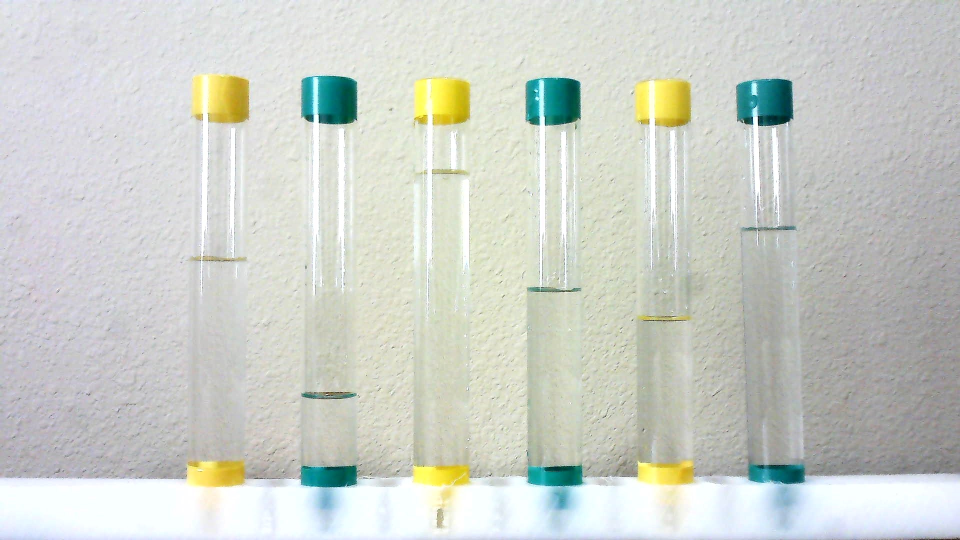
#> input picture images/markers.jpg, 1920 x 1080 px, found by its file name (shown at 1/2 size)
$ python playground.py
#> lines starting #> are read from the running program, lines starting #| are printed output that depends on the picture; after the words box and inside, x2 and y2 are one past the last pixel; in counts of white or black regions, pixels touching at a corner belong together
#> further down, image is the input picture: shape (1080, 1920, 3); mean B, G, R 201.6, 208.5, 204.7
### image_processing/marker.py
import cv2, json, os, datetime
import numpy as np
import random as rand

from example_output import GenerateOutput

#constants
min_contour_size = 110 # 0 - 500?
hsv_value = 200 # 0 - 255
scale = 2
cushion = 7
k_blur = 25
edge_blur = 1


def angle(line):
    x1, y1, x2, y2 = line[0]
    x_diff = x1 - x2
    y_diff = y1 - y2
    radians = np.arctan2(x_diff, y_diff)
    return np.abs(np.degrees(radians))


def find_water_lvls(img, areas_of_interest):
    # img_points is a 2d array of 'AREAS' of Interest
    percents = []
    # for each area of interest
    for points in areas_of_interest:
        try:
            percent = find_water_lvl(img, points)
            percents.append(percent)
        except:
            print("error detecting water lvl, adding 0 to : " + str(percents))
            percents.append(int(0))

    try:
      current_time = datetime.datetime.now().strftime("%Y-%m-%d %H:%M:%S")
      if( os.stat("data.json").st_size == 0):
        with open("data.json", "w") as outfile:
          # json.dump([[current_time, GenerateOutput(20)]], outfile, indent=2) # Use this for fake data
          json.dump([[current_time, percents]], outfile, indent=2) # Use this for real data
      else:
        with open("data.json") as outfile:
          old_data = json.load(outfile)
        # new_data = [[current_time, GenerateOutput(20)]] # Use this for fake data
        new_data = [[current_time, percents]] # Use this for real data

        # old_data.append(new_data)  # Leaving this here because it cost me 3 hours.

        old_data = new_data + old_data

        with open("data.json", "w") as outfile:
          json.dump(old_data, outfile, indent=2)
    except:
      print("Error handling JSON")


    return percents


def find_water_lvl(img, points):

    # points represents area of interest
    # i.e. under top marker and above bottom marker
    pts_one = np.float32([[points[0], points[1]],  # leftX  topY
                          [points[2], points[1]],  # rightX topY
                          [points[0], points[3]],  # leftX  btmY
                          [points[2], points[3]]])  # rightX btmY

    x_diff = points[2] - points[0]
    y_diff = points[3] - points[1]

    pts_two = np.float32([[0, 0],
                          [x_diff, 0],
                          [0, y_diff],
                          [x_diff, y_diff]])

    matrix = cv2.getPerspectiveTransform(pts_one, pts_two)
    tube = cv2.warpPerspective(np.copy(img), matrix, (x_diff, y_diff))

    # get edges on the tube (cropped image)
    # might need gray scale/median filter?
    tube_blur = cv2.medianBlur(tube, edge_blur)
    edges = cv2.Canny(tube_blur, 50, 150)
    lines = cv2.HoughLinesP(edges, 1, np.pi / 180, 15, minLineLength=(0.1 * x_diff))

    if lines is not None:
        for line in lines:
            #only find one line that fits criteria
            if 85 <= angle(line) <= 100:
                x1, y1, x2, y2 = line[0]

                # DEBUG PURPOSE #
                # cv2.line(display_img, (points[0], y1+points[1]), (x2+points[0], y2+points[1]), (255, 0, 0), 5)

                img_topY = points[1]
                img_btmY = points[3]

                lvl = round(((y1 + y2) / 2) / (img_btmY - img_topY), 4)
                percent = round(1 - lvl, 4)
                if percent is None:
                    return 0.0
                return percent
        return 0.0
    else:
        print("No lines detected")
        return 0.0


def find_areas_of_interest(markers, avg_y):
    cropping_points = []
    for i in range(0, len(markers), 2):
        top_marker = -1
        btm_marker = -1

        # if markers[i] y is greater than avg_y (i is lower in image)
        # then top_marker gets markers[ i + 1 ]
        if markers[i][1] > avg_y:
            top_marker = markers[i + 1]
            btm_marker = markers[i]
        else:
            top_marker = markers[i]
            btm_marker = markers[i + 1]

        # determine range of x
        left_x = min(top_marker[0], btm_marker[0])
        right_x = max(top_marker[2] + top_marker[0], btm_marker[2] + btm_marker[0])

        # determine range of y
        # the plus/minus 1 can be removed, but canny is
        # picking up the edges of the markers
        top_y = top_marker[1] + top_marker[3] + cushion
        btm_y = btm_marker[1] - cushion

        # DEBUG PURPOSE #
        #cv2.rectangle(display_img, (left_x, top_y), (right_x, btm_y), (0, 255, 255), 3)

        cropping_points.append((left_x, top_y, right_x, btm_y))

    return cropping_points


def process_image(img, hardcoded_image = False, should_return_image = False):
#> called with hardcoded_image = False, should_return_image = False
    if (hardcoded_image):
      img = cv2.imread('images/markers.jpg')

    display_img = img.copy()
    dim = (int(scale * img.shape[1]), int(scale * img.shape[0]))
#> dim = (3840, 2160)

    blur = cv2.medianBlur(img, k_blur)

    hsv_lower = (0, 0, hsv_value)
    hsv_upper = (179, 255, 255)

    mask = cv2.inRange(blur, hsv_lower, hsv_upper)
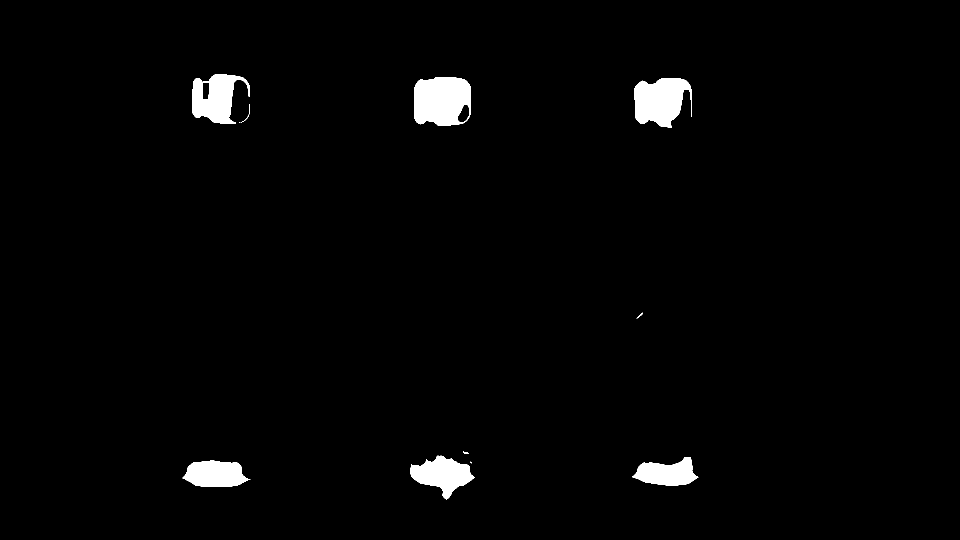
#> mask: shape (1080, 1920) (shown at 1/2 size); 2% white; 11 white regions (2 under 20 px)

    # DEBUG PURPOSE #
    # cv2.imshow("Mask", cv2.resize(mask, dim))

    contours, hierarchy = cv2.findContours(mask, cv2.RETR_LIST, cv2.CHAIN_APPROX_NONE)
#> contours = 13 contours, 4 with area under 20; largest, box (x1, y1, x2, y2) and area: (828, 154, 942, 252) 9778, (1268, 156, 1383, 255) 7953, (384, 149, 499, 247) 6908, (820, 911, 950, 999) 5884, (365, 921, 501, 974) 5206

    # find average area of contours
    avg_area = 0
    for contour in contours:
        area = cv2.contourArea(contour)
        avg_area += area
#> this loop made 13 passes
#> (area, avg_area) on passes 2, 3, 4, 6, 8, 10, 11, 12, 13: (5206.5, 5209), (4660, 9869), (5884.5, 15753.5), (22.5, 15795.5), (597.5, 16393), (476, 16877.5), (7953, 24830.5), (9778, 34608.5), (6908.5, 41517)
#> after the loop, avg_area = 41517

    # calc avg area
    num_contours = len(contours)
#> num_contours = 13
    if len(contours) <= 0:
        num_contours = 1
    avg_area = int(avg_area / num_contours)
#> avg_area = 3193

    # filter by area and find average y
    filtered_contours = []
    avg_y = 0
    for contour in contours:
        if cv2.contourArea(contour) > .5 * avg_area:
            rect = cv2.boundingRect(contour)
            # rect = (topX, topY, topX + this, topY + this)
            avg_y += int((rect[1] + rect[3] + rect[1]) / 2)
            filtered_contours.append(rect)
#> this loop made 13 passes
#> (rect, avg_y) on passes 2, 3, 4, 11, 12, 13: ((365, 921, 136, 53), 947), ((1264, 914, 133, 57), 1889), ((820, 911, 130, 88), 2844), ((1268, 156, 115, 99), 3049), ((828, 154, 114, 98), 3252), ((384, 149, 115, 98), 3450)
#> contour on pass 7: [[478, 245], [479, 245]]
#> after the loop, avg_y = 3450; filtered_contours = [(365, 921, 136, 53), (1264, 914, 133, 57), (820, 911, 130, 88), (1268, 156, 115, 99), (828, 154, 114, 98), (384, 149, 115, 98)]

    # calc avg y
    if len(filtered_contours) <= 0:
        filtered_contours.append(1)
    avg_y = int(avg_y / len(filtered_contours))
#> avg_y = 575

    # [25 lines of commented-out code are left out]
    dtype = [('TopX', int), ('TopY', int), ('BottomX', int), ('BottomY', int)]
    markers = np.array(filtered_contours, dtype=dtype)
    markers = np.sort(markers, order='TopX')

    # [10 lines of commented-out code are left out]

    water_lvl_percents = [0.0]

    try:
      # find points to crop tubes
      areas_of_interest = find_areas_of_interest(markers, avg_y)
#> the loop in find_areas_of_interest, `for i in range(0, len(markers), 2):` made 3 passes
#> (left_x, right_x, top_y, btm_y) on passes 1 to 2: (365, 501, 254, 914), (820, 950, 259, 904)
#> (i, left_x, right_x, top_y, btm_y) on pass 3: (4, 1264, 1397, 262, 907)
#> after the loop in find_areas_of_interest, `for i in range(0, len(markers), 2):`: cropping_points = [(365, 254, 501, 914), (820, 259, 950, 904), (1264, 262, 1397, 907)]
#> areas_of_interest has the same summary as cropping_points in find_areas_of_interest
    except:
      print("Error finding areas of interest")
      if should_return_image:
          return display_img
      else:
          return water_lvl_percents

    try:
      # try and find water lvls
      water_lvl_percents = find_water_lvls(img, areas_of_interest)
#> the loop in find_water_lvls, `for points in areas_of_interest:` made 3 passes
#> (points, pts_one in find_water_lvl, pts_two in find_water_lvl) on passes 1, 3: ((365, 254, 501, 914), [[365, 254], [501, 254], [365, 914], [501, 914]], [[0, 0], [136, 0], [0, 660], [136, 660]]), ((1264, 262, 1397, 907), [[1264, 262], [1397, 262], [1264, 907], [1397, 907]], [[0, 0], [133, 0], [0, 645], [133, 645]])
#> (points, pts_one in find_water_lvl, pts_two in find_water_lvl, matrix in find_water_lvl) on pass 2: ((820, 259, 950, 904), [[820, 259], [950, 259], [820, 904], [950, 904]], [[0, 0], [130, 0], [0, 645], [130, 645]], [[1, 2.66e-17, -820], [0, 1, -259], [-1.69e-19, 0, 1]])
#> pass 1, in find_water_lvl, `tube = cv2.warpPerspective(np.copy(img), matrix, (x_diff, y_diff))`:
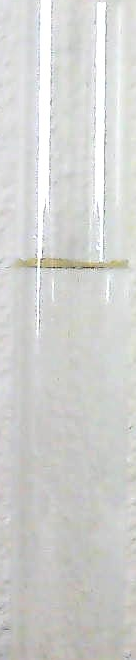
#> tube: shape (660, 136, 3); mean B, G, R 208.1, 210.3, 209.8
#> pass 1, in find_water_lvl, `edges = cv2.Canny(tube_blur, 50, 150)`:
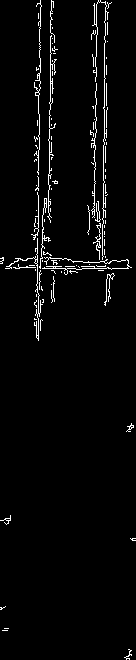
#> edges: shape (660, 136); 3% white in thin lines or dots
#> pass 2, in find_water_lvl (call 2), `tube = cv2.warpPerspective(np.copy(img), matrix, (x_diff, y_diff))`:
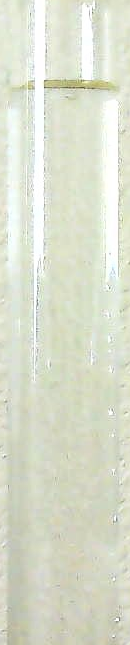
#> tube: shape (645, 130, 3); mean B, G, R 205.6, 223, 219
#> pass 2, in find_water_lvl (call 2), `edges = cv2.Canny(tube_blur, 50, 150)`:
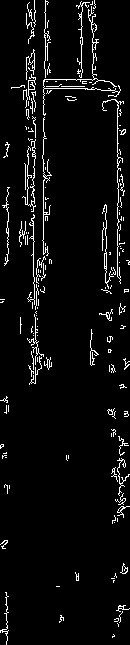
#> edges: shape (645, 130); 4.8% white in thin lines or dots
#> after the loop in find_water_lvls, `for points in areas_of_interest:`: percents = [0.603, 0.864, 0.411]
#> water_lvl_percents = [0.603, 0.864, 0.411]
      # print(water_lvl_percents)
    except:
      print("Error find water levels")
      if should_return_image:
          return display_img
      else:
          return water_lvl_percents

    try:
      #try and draw text on img
      for index, points in enumerate(areas_of_interest):
        (topX, topY, btmX, btmY) = points

        # Write the percentage over the test tube
        cv2.putText(
          display_img,
          "{}%".format(str(round(water_lvl_percents[index] * 100, 2))),
          (
            int(topX), # Align left
            int(topY + ((1-water_lvl_percents[index])*((topY + btmY) * .5))) # Put text on water line
          ),
          cv2.FONT_HERSHEY_SIMPLEX,
          0.9,
          (0, 0, 255),
          2,
          cv2.LINE_AA
        )
#> this loop made 3 passes
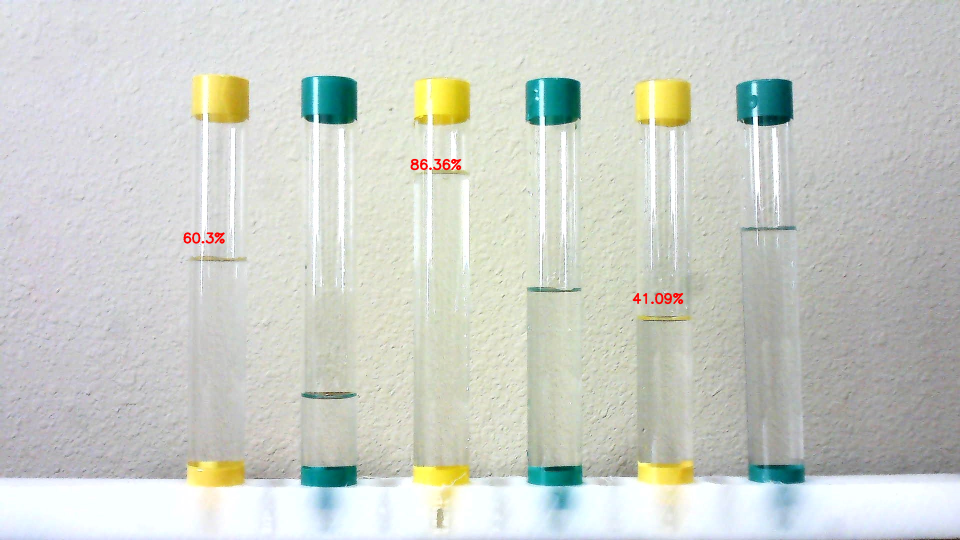
#> display_img: shape (1080, 1920, 3) (shown at 1/2 size); 0.2% of pixels changed, all inside (x1, y1, x2, y2) = (366, 317, 1368, 609)
    except:
      print("Error drawing text on image")
      if should_return_image:
        return display_img
      else:
        return water_lvl_percents


    # DEBUG PURPOSE #
    # cv2.imshow("Image", cv2.resize(display_img, dim))
    # if cv2.waitKey(1) & 0xFF == ord('q'):
    #     break

    # floats up to 4 decimal places
    if should_return_image:
      return display_img
    else:
      return water_lvl_percents

### image_processing/testing/playground.py
# This file is just used to log stuff
import sys
import cv2
sys.path.append('image_processing')
from marker import process_image

image = cv2.imread("images/markers.jpg")
water_levels = process_image(image)
#> water_levels = [0.603, 0.864, 0.411]

actual_levels = [.5, .8, .4]

threshold = 0.2

for i, actual_level in enumerate(actual_levels):
  assert actual_level + threshold > water_levels[i] > actual_level - threshold
